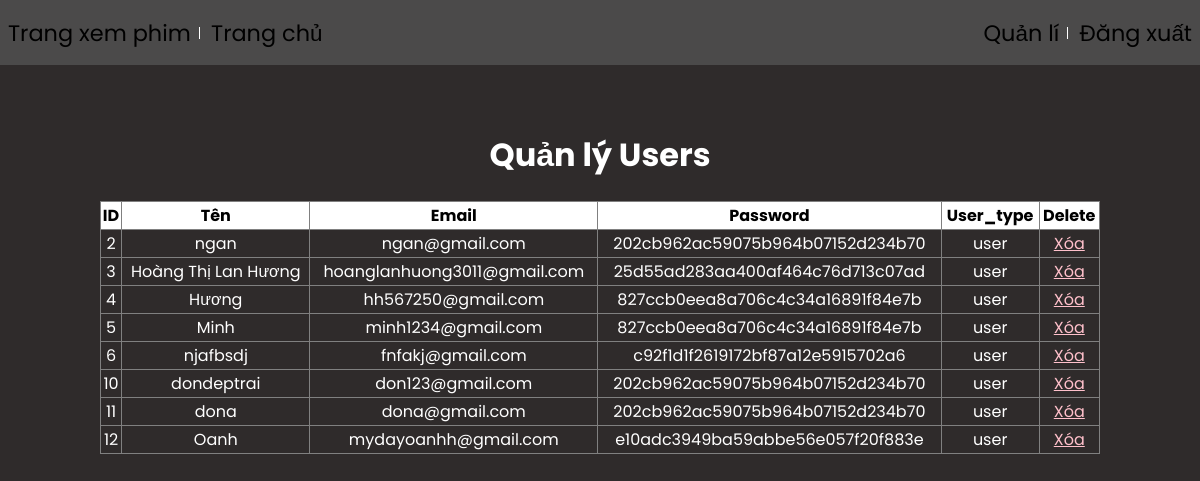
/admin.php?pid=8 (signed in), run on an earlier commit of the app's database.
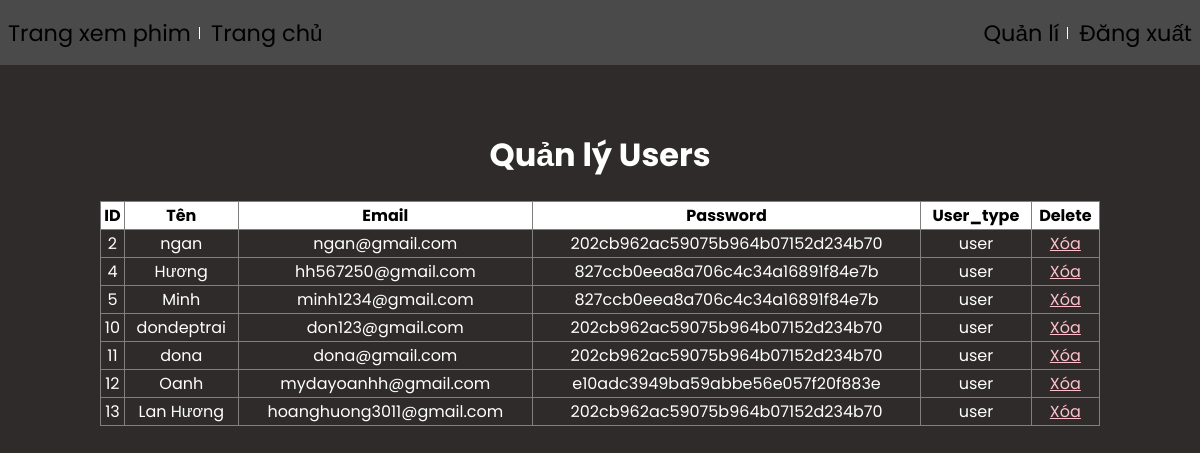
And on a later commit of the database.
### tables this page shows
CREATE TABLE `users` (
  `id` int(255) NOT NULL,
  `name` varchar(255) NOT NULL,
  `email` varchar(255) NOT NULL,
  `password` varchar(255) NOT NULL,
  `user_type` varchar(255) NOT NULL DEFAULT 'user'
);

### admin/qliusers.php (the view, shortened to what this page needs)
<?php
$link = new mysqli("localhost", "root", "", "webphim");
$sql = "SELECT * FROM users where user_type='user'";
$result = $link->query($sql);
?>
<div align="center">
    <br>
    <div>
        <h1 style="color: white;"> Quản lý Users</h1>
        <table align="center" border="1" style="width:1000px; padding: 8px; border-collapse: collapse;">
            <tr style="background-color:white" align="center">
                <th>ID</th>
                <th>Tên</th>
                <th>Email</th>
                <th>Password</th>
                <th>User_type</th>
                <th>Delete</th>
            </tr>
            <?php
            while ($row = $result->fetch_assoc()) {
                ?>
                <tr align="center" style="color: white;">
                    <td><?php echo $row["id"] ?></td>
                    <td><?php echo $row["name"] ?></td>
                    <td><?php echo $row["email"] ?></td>
                    <td><?php echo $row["password"] ?></td>
                    <td><?php echo $row["user_type"] ?></td>
                    <td>
                        <a onclick="return confirm('Bạn có muốn xóa?')"
                           href="admin.php?pid=8&id=<?php echo $row['id'] ?>"style="color: pink">Xóa</a>
                    </td>
                </tr>
            <?php
            }
            ?>
        </table>
    </div>
</div>

### admin.php (shortened to what this page needs)
<!DOCTYPE html>
<html lang="en">
<head>
    <link rel="stylesheet" href="style.css">
</head>
<body class="body1">
    <?php include("admin/header.php")?>
    <div class="dsphim">
        <?php
            if(isset($_GET['pid'])){
                switch($_GET['pid']){
                    case 8:
                        include("admin/qliusers.php");
                        break;
                }
            }
        ?>
    </div>
</body>

### admin/header.php (shortened to what this page needs)
<header class="header">
        <div class="grid">
            <nav class="header_navbar">
                <ul class="header_navbar-list">
                    <li class="header_navbar-item header_navbar-item--separate">
                        <a href="index.php" class="header_navbar-item-link"> Trang xem phim </a>
                    </li>
                    <li class="header_navbar-item">
                        <a href="admin.php" class="header_navbar-item-link"> Trang chủ </a>
                    </li>
                </ul>
                <ul class="header_navbar-list">
                    <li class="header_navbar-item header_navbar-item--separate header_navbar-item--has-qli">
                        <a href="" class="header_navbar-item-link"> Quản lí </a>
                    </li>
                    <li class="header_navbar-item header_navbar-item--strong">
                        <a href="view/logout.php" class="header_navbar-item-link"> Đăng xuất</a>
                    </li>
                </ul>
            </nav>
        </div>
    </header>

### style.css (style rules this page uses)
* { box-sizing: border-box; }
:root { --primary-colorr: #EE4D2D; --primary-color:#22254b; --secondary-color: #373b69; --boder-color: #dbdbdb; --text-color: #333; }
.grid { width: 1200px; max-width: 100%; margin: 0 auto; }
.header { height: 65px; background-image: linear-gradient(0, rgb(75 74 74), rgb(75 74 74)); }
.header_navbar { display: flex; justify-content: space-between; }
.header_navbar-list { list-style: none; padding-left: 0; }
.header_navbar-item { margin: 0 8px; position: relative; }
.header_navbar-item, .header_navbar-item-link { display: inline-block; font-size: 1.4rem; color: var(--white-color); text-decoration: none; }
.header_navbar-item--strong { font-weight: 400; }
.header_navbar-item--separate::after { content: ""; display: block; position: absolute; border-left: 1px solid white; height: 12px; right: -9px; top: 50%; transform: translateY(-50%); }
.body1 { background-color:rgb(47, 43, 43); font-family: 'Poppins', sans-serif; margin: 0; }
.dsphim { flex-basis:85%; padding:20px; }

What changed in the data, as far as the page shows it:
removed users: id "3", name "Hoàng Thị Lan Hương", email "hoanglanhuong3011@gmail.com", password "25d55ad283aa400af464c76d713c07ad", user_type "user"
removed users: id "6", name "njafbsdj", email "fnfakj@gmail.com", password "c92f1d1f2619172bf87a12e5915702a6", user_type "user"
added users: id "13", name "Lan Hương", email "hoanghuong3011@gmail.com", password "202cb962ac59075b964b07152d234b70", user_type "user"
